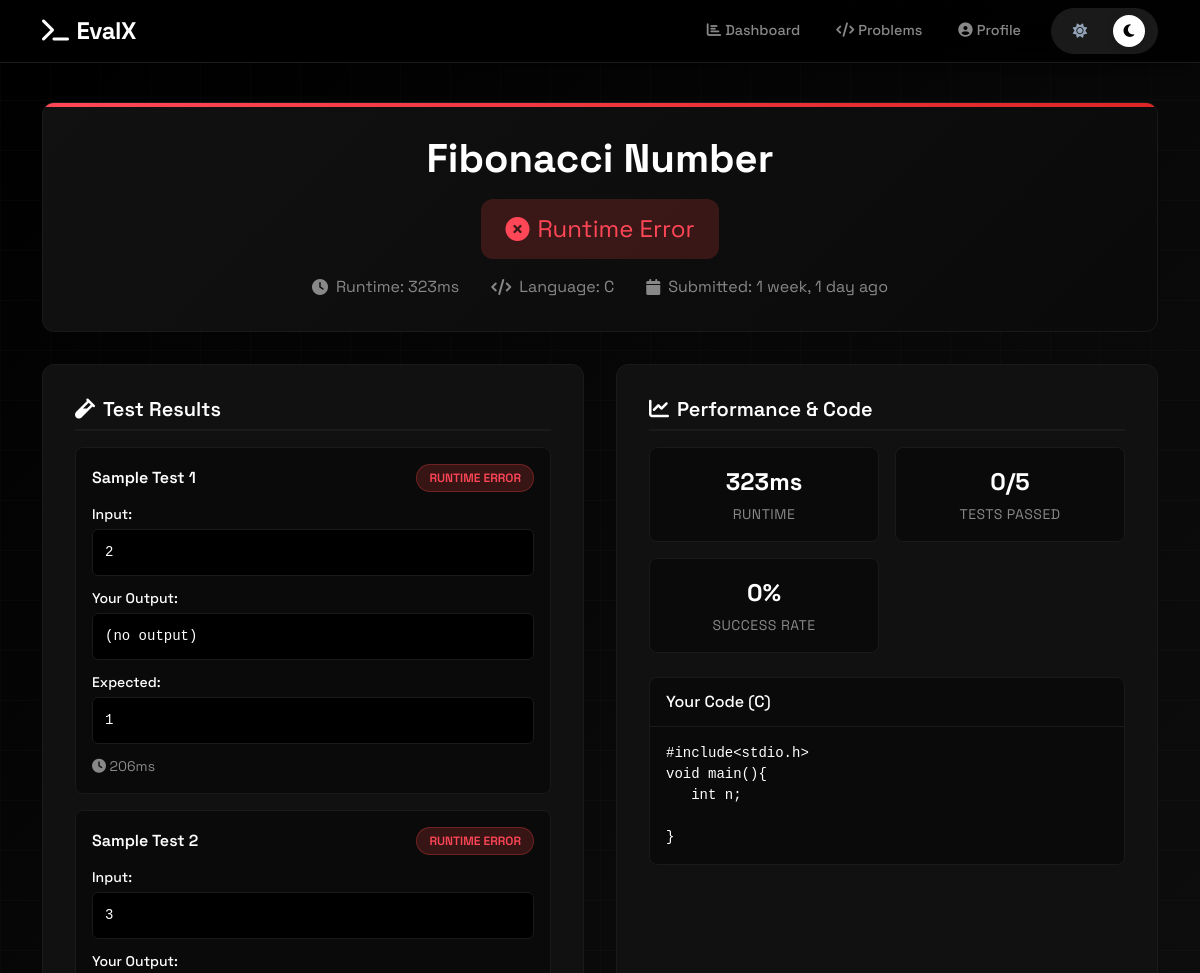
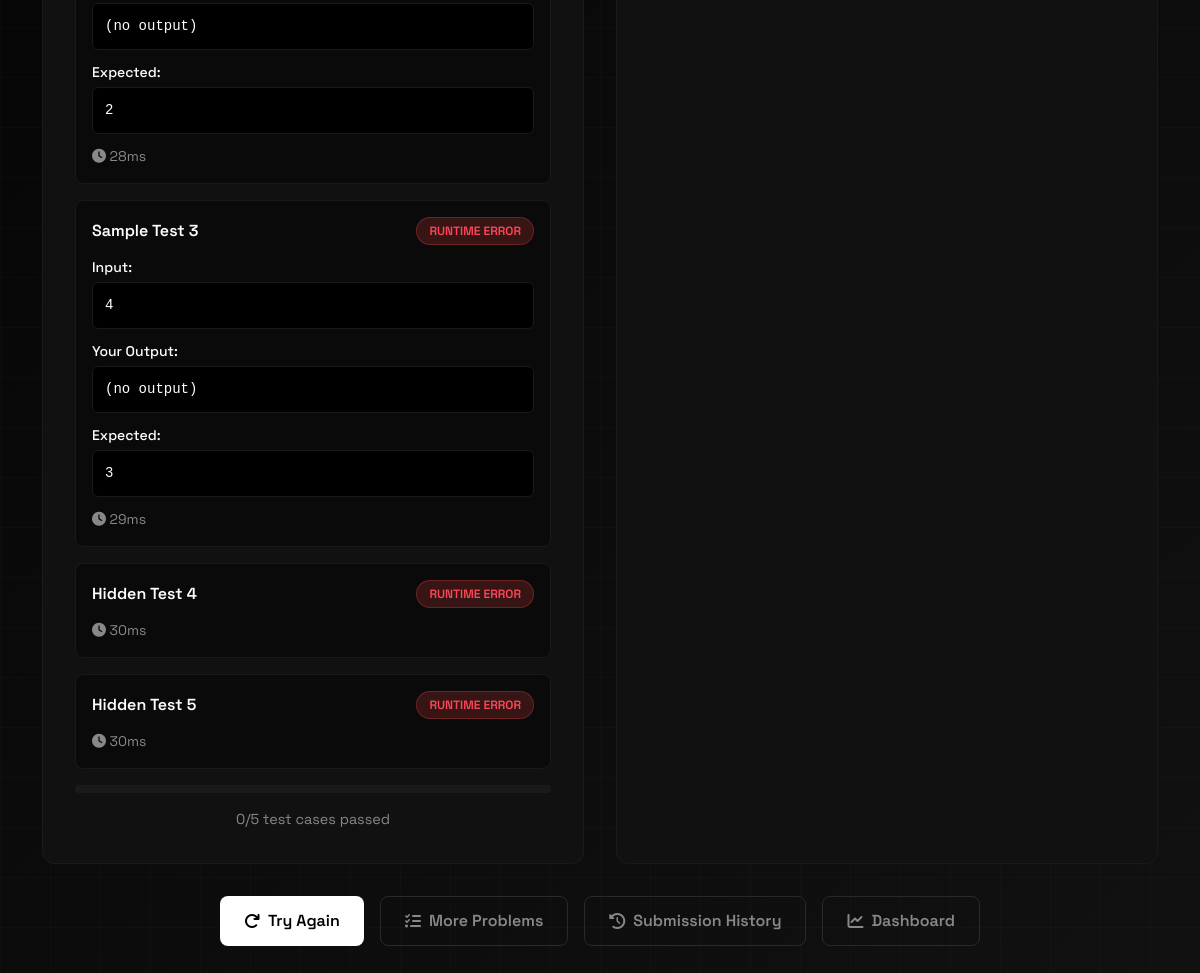
Screenshot of /submit/result/2/ (signed in) with the database file from the repository (2 pictures, top to bottom).
### submit/models.py (models this page shows, shortened)
class Submission(models.Model):
    user = models.ForeignKey(
        User,
        on_delete=models.CASCADE,
        related_name='submissions'
    )
    problem = models.ForeignKey(
        'problems.Problem',
        on_delete=models.CASCADE,
        related_name='submissions'
    )
    language = models.CharField(
        max_length=10,
        choices=LanguageChoice.choices
    )
    code = models.TextField()
    status = models.CharField(
        max_length=20,
        choices=SubmissionStatus.choices,
        default=SubmissionStatus.PENDING
    )
    runtime_ms = models.IntegerField(null=True, blank=True)
    memory_kb = models.IntegerField(null=True, blank=True)
    error_message = models.TextField(blank=True)
    tests_passed = models.PositiveIntegerField(default=0)
    tests_total = models.PositiveIntegerField(default=0)
    submitted_at = models.DateTimeField(auto_now_add=True)
    judged_at = models.DateTimeField(null=True, blank=True)
    class Meta:
        ordering = ['-submitted_at']

class SubmissionTestResult(models.Model):
    submission = models.ForeignKey(
        Submission,
        on_delete=models.CASCADE,
        related_name='test_results'
    )
    test_case = models.ForeignKey(
        'problems.TestCase',
        on_delete=models.CASCADE
    )
    status = models.CharField(
        max_length=20,
        choices=SubmissionStatus.choices
    )
    actual_output = models.TextField(blank=True)
    runtime_ms = models.IntegerField(null=True, blank=True)
    memory_kb = models.IntegerField(null=True, blank=True)
    error_message = models.TextField(blank=True)
    class Meta:
        ordering = ['test_case__order']

### problems/models.py (models this page shows, shortened)
class Problem(models.Model):
    class Difficulty(models.TextChoices):
        EASY = 'easy', 'Easy'
        MEDIUM = 'medium', 'Medium'
        HARD = 'hard', 'Hard'
    title = models.CharField(max_length=200)
    slug = models.SlugField(max_length=200, unique=True, blank=True)
    description = models.TextField(help_text="Problem statement in Markdown")
    input_format = models.TextField(blank=True, help_text="Description of input format")
    output_format = models.TextField(blank=True, help_text="Description of output format")
    constraints = models.TextField(blank=True, help_text="Problem constraints")
    difficulty = models.CharField(
        max_length=10,
        choices=Difficulty.choices,
        default=Difficulty.EASY
    )
    tags = models.ManyToManyField(Tag, blank=True, related_name='problems')
    time_limit = models.FloatField(default=2.0, help_text="Time limit in seconds")
    memory_limit = models.IntegerField(default=256, help_text="Memory limit in MB")
    solve_count = models.PositiveIntegerField(default=0)
    attempt_count = models.PositiveIntegerField(default=0)
    created_at = models.DateTimeField(auto_now_add=True)
    updated_at = models.DateTimeField(auto_now=True)
    is_active = models.BooleanField(default=True)
    class Meta:
        ordering = ['difficulty', 'title']

class TestCase(models.Model):
    problem = models.ForeignKey(
        Problem,
        on_delete=models.CASCADE,
        related_name='test_cases'
    )
    input_data = models.TextField(help_text="Test input")
    expected_output = models.TextField(help_text="Expected output")
    is_sample = models.BooleanField(
        default=False,
        help_text="Sample test cases are shown to users"
    )
    order = models.PositiveIntegerField(default=0)
    explanation = models.TextField(
        blank=True,
        help_text="Explanation for sample test cases"
    )
    class Meta:
        ordering = ['problem', 'order']

### submit/views.py (the view)
# urls.py: path('result/<int:pk>/', SubmissionDetailView.as_view(), name='submission_detail'),
class SubmissionDetailView(LoginRequiredMixin, DetailView):
    model = Submission
    template_name = 'submit/result.html'
    context_object_name = 'submission'
    def get_queryset(self):
        return Submission.objects.filter(user=self.request.user).select_related(
            'problem', 'user'
        ).prefetch_related('test_results__test_case')

### submit/templates/submit/result.html (shortened to what this page needs)
{% extends 'home/base.html' %}
{% block content %}
<div class="result-container">
    <div class="container">
        <div class="result-header">
            <h1 class="result-title">{{ submission.problem.title }}</h1>
            <div class="result-status status-{{ submission.status }}">
                {% if submission.status == 'accepted' %}
                    <i class="fas fa-check-circle"></i>
                {% elif submission.status == 'pending' or submission.status == 'running' %}
                    <i class="fas fa-spinner fa-spin"></i>
                {% else %}
                    <i class="fas fa-times-circle"></i>
                {% endif %}
                {{ submission.get_status_display }}
            </div>
            <div class="result-meta">
                {% if submission.runtime_ms %}
                <div class="meta-item">
                    <i class="fas fa-clock"></i>
                    <span>Runtime: {{ submission.runtime_ms }}ms</span>
                </div>
                {% endif %}
                <div class="meta-item">
                    <i class="fas fa-code"></i>
                    <span>Language: {{ submission.get_language_display }}</span>
                </div>
                <div class="meta-item">
                    <i class="fas fa-calendar"></i>
                    <span>Submitted: {{ submission.submitted_at|timesince }} ago</span>
                </div>
            </div>
        </div>
        <div class="result-content">
            <div class="result-section">
                <h3 class="section-title">
                    <i class="fas fa-vial"></i>
                    Test Results
                </h3>
                {% for result in submission.test_results.all %}
                <div class="test-case">
                    <div class="test-case-header">
                        <span class="test-case-title">
                            {% if result.test_case.is_sample %}Sample{% else %}Hidden{% endif %} Test {{ forloop.counter }}
                        </span>
                        <span class="test-case-status {% if result.status == 'accepted' %}test-passed{% else %}test-failed{% endif %}">
                            {{ result.get_status_display }}
                        </span>
                    </div>
                    {% if result.test_case.is_sample %}
                    <div class="test-input">
                        <div class="test-label">Input:</div>
                        <div class="test-content">{{ result.test_case.input_data }}</div>
                    </div>
                    <div class="test-output">
                        <div class="test-label">Your Output:</div>
                        <div class="test-content">{{ result.actual_output|default:"(no output)" }}</div>
                    </div>
                    <div class="test-expected">
                        <div class="test-label">Expected:</div>
                        <div class="test-content">{{ result.test_case.expected_output }}</div>
                    </div>
                    {% endif %}
                    {% if result.runtime_ms %}
                    <div style="margin-top: 0.5rem; color: var(--dark-text-secondary); font-size: 0.875rem;">
                        <i class="fas fa-clock"></i> {{ result.runtime_ms }}ms
                    </div>
                    {% endif %}
                </div>
                {% empty %}
                <p style="color: var(--dark-text-secondary);">No test results available yet.</p>
                {% endfor %}
                {% if submission.tests_total > 0 %}
                <div class="progress-bar">
                </div>
                <div style="text-align: center; color: var(--dark-text-secondary); font-size: 0.9rem;">
                    {{ submission.tests_passed }}/{{ submission.tests_total }} test cases passed
                </div>
                {% endif %}
            </div>
            <div class="result-section">
                <h3 class="section-title">
                    <i class="fas fa-chart-line"></i>
                    Performance & Code
                </h3>
                <div class="performance-metrics">
                    <div class="metric-card">
                        <div class="metric-value">{{ submission.runtime_ms|default:"--" }}ms</div>
                        <div class="metric-label">Runtime</div>
                    </div>
                    <div class="metric-card">
                        <div class="metric-value">{{ submission.tests_passed }}/{{ submission.tests_total }}</div>
                        <div class="metric-label">Tests Passed</div>
                    </div>
                    <div class="metric-card">
                        <div class="metric-value">
                            {% if submission.tests_total > 0 %}
                                {% widthratio submission.tests_passed submission.tests_total 100 %}%
                            {% else %}
                                --
                            {% endif %}
                        </div>
                        <div class="metric-label">Success Rate</div>
                    </div>
                </div>
                <div class="code-section">
                    <div class="code-header">
                        <span class="code-title">Your Code ({{ submission.get_language_display }})</span>
                    </div>
                    <div class="code-content">{{ submission.code }}</div>
                </div>
            </div>
        </div>
        <div class="action-buttons">
            <a href="{% url 'problems:problem_detail' submission.problem.slug %}" class="btn-action btn-primary">
                <i class="fas fa-redo"></i>
                Try Again
            </a>
            <a href="{% url 'problems:problem_list' %}" class="btn-action btn-secondary">
                <i class="fas fa-tasks"></i>
                More Problems
            </a>
            <a href="{% url 'submit:submission_history' %}" class="btn-action btn-secondary">
                <i class="fas fa-history"></i>
                Submission History
            </a>
            <a href="{% url 'home:dashboard' %}" class="btn-action btn-secondary">
                <i class="fas fa-chart-line"></i>
                Dashboard
            </a>
        </div>
    </div>
</div>
{% endblock %}

### home/templates/home/base.html (style rules this page uses)
:root, [data-theme="dark"] { --primary-color: #ffffff; --secondary-color: #e0e0e0; --accent-color: #ffffff; --success-color: #00ff88; --warning-color: #ffaa00; --danger-color: #ff4757; --bg-primary: #000000; --bg-secondary: #0a0a0a; --bg-card: #111111; --bg-surface: #0a0a0a; --border-color: #1a1a1a; --border-light: #2a2a2a; --text-primary: #ffffff; --text-secondary: #888888; --text-muted: #666666; --hover-bg: #1a1a1a; --gradient-bg: linear-gradient(135deg, #000000 0%, #0a0a0a 50%, #111111 100%); --gradient-card: linear-gradient(145deg, #111111 0%, #0a0a0a 100%); --navbar-bg: rgba(0, 0, 0, 0.85); --navbar-border: #1a1a1a; --btn-primary-bg: #ffffff; --btn-primary-text: #000000; --btn-primary-hover: #e0e0e0; --grid-color: rgba(255, 255, 255, 0.02); --shadow: 0 4px 24px rgba(0, 0, 0, 0.5); --shadow-hover: 0 4px 20px rgba(255, 255, 255, 0.1); --border-radius: 12px; }
* { margin: 0; padding: 0; box-sizing: border-box; }
body { font-family: 'Space Grotesk', sans-serif; background: var(--gradient-bg); background-attachment: fixed; color: var(--text-primary); min-height: 100vh; position: relative; transition: background 0.3s ease, color 0.3s ease; }
body::before { content: ''; position: fixed; top: 0; left: 0; width: 100%; height: 100%; background-image: linear-gradient(var(--grid-color) 1px, transparent 1px), linear-gradient(90deg, var(--grid-color) 1px, transparent 1px); background-size: 50px 50px; pointer-events: none; z-index: 0; }
.btn-primary, .btn-primary-custom { background: var(--btn-primary-bg); border: none; color: var(--btn-primary-text); font-weight: 600; transition: all 0.3s ease; }
a { color: var(--text-secondary); text-decoration: none; transition: all 0.2s ease; }
[data-theme="dark"] { --dark-bg: var(--bg-primary); --dark-surface: var(--bg-surface); --dark-card: var(--bg-card); --dark-border: var(--border-color); --dark-border-light: var(--border-light); --dark-text: var(--text-primary); --dark-text-secondary: var(--text-secondary); --dark-hover: var(--hover-bg); }

### rows the page displays
Submission: problem "Fibonacci Number", status "Runtime Error", runtime_ms "323", language "C", submitted_at "1 week, 1 day", tests_passed "0", tests_total "5", tests_passed+tests_total "0", code "#include<stdio.h> void main(){ int n; }"
SubmissionTestResult: shows "Sample", status "RUNTIME ERROR", test_case.input_data "2", actual_output "(no output)", test_case.expected_output "1", runtime_ms "206"
SubmissionTestResult: shows "Sample", status "RUNTIME ERROR", test_case.input_data "3", actual_output "(no output)", test_case.expected_output "2", runtime_ms "28"
SubmissionTestResult: shows "Sample", status "RUNTIME ERROR", test_case.input_data "4", actual_output "(no output)", test_case.expected_output "3", runtime_ms "29"
SubmissionTestResult: shows "Hidden", status "RUNTIME ERROR", runtime_ms "30"
SubmissionTestResult: shows "Hidden", status "RUNTIME ERROR", runtime_ms "30"
